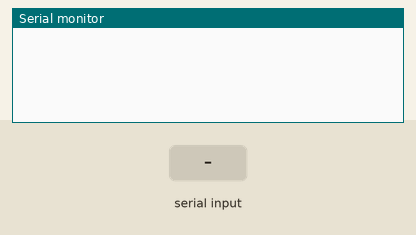
A sketch run on a simulated Arduino Uno, built with avr-gcc and run on an emulated ATmega328P. On the bench: the last lines printed to the serial monitor. Inputs (shaded band) come from the test bench.

Above: at 1.2 s.
1.3 s: "90,45\n" received over Serial
At 2.5 s:
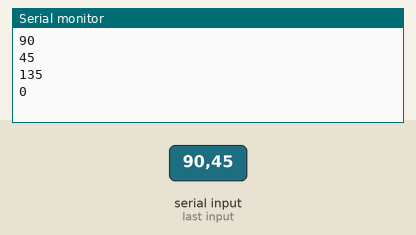
2.8 s: "30,150\n" received over Serial
At 3.6 s:
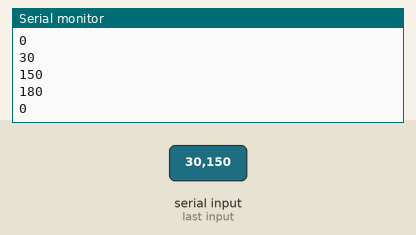
Timing chart, 0 to 5.8 s (numbered marks = the images above; inputs shaded):
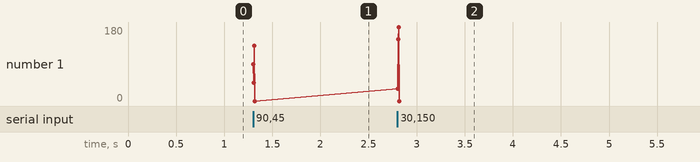

Measured:
- after the input at 1.3 s, the serial monitor: prints a new line at once (image 1)
- after the input at 2.8 s, the serial monitor: prints a new line at once (image 2)

The sketch:

arduino_lab_21.ino
```cpp
int number = 0;
int number2 = 0;
int res=0;

void setup() {
  Serial.begin(9600);
  Serial.setTimeout(4);
}

void loop() {

}

void serialEvent(){
  if(number ==0){
  	number = Serial.parseInt();
    Serial.println(number);
  }
  else{
      number2 = Serial.parseInt();
      Serial.println(number2);
  	  res = number + number2;
      Serial.println(res);
      number = 0;
  }
}
```
